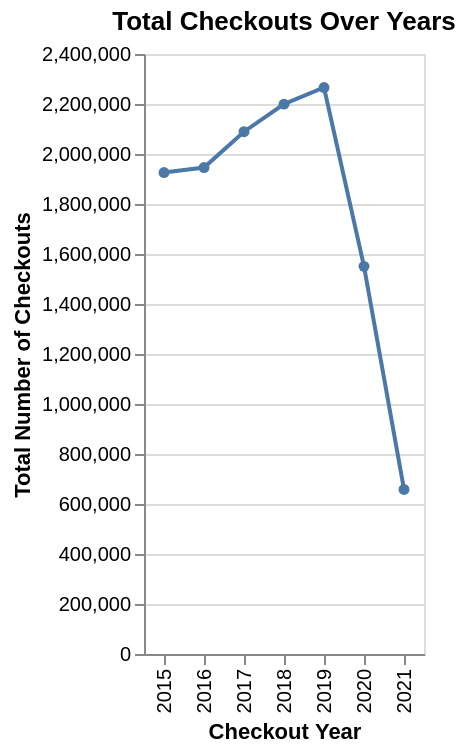

The cell this chart's notebook holds for it:
### Code cell
import altair as alt

# Visualization 1: Line chart for total checkouts per year
# Aggregate data to get total checkouts for each year
annual_checkouts = seattle_df.groupby('CheckoutYear')['Checkouts'].sum().reset_index()

chart_line = alt.Chart(annual_checkouts).mark_line(point=True).encode(
    x=alt.X('CheckoutYear:O', title='Checkout Year'),
    y=alt.Y('Checkouts', title='Total Number of Checkouts'), # Added y-axis label for clarity
    tooltip=['CheckoutYear', 'Checkouts']
).properties(
    title='Total Checkouts Over Years'
).interactive() # Added .interactive() for panning and zooming

chart_line

### Figure 1 — Vega-Lite specification as saved in the notebook (floating-point values rounded to 4 significant figures)
{"config": {"view": {"continuousWidth": 300, "continuousHeight": 300}}, "data": {"name": "data-954638e066a848f3a22a2767f9c7bbe9"}, "mark": {"type": "line", "point": true}, "encoding": {"tooltip": [{"field": "CheckoutYear", "type": "quantitative"}, {"field": "Checkouts", "type": "quantitative"}], "x": {"field": "CheckoutYear", "title": "Checkout Year", "type": "ordinal"}, "y": {"field": "Checkouts", "title": "Total Number of Checkouts", "type": "quantitative"}}, "params": [{"name": "param_1", "select": {"type": "interval", "encodings": ["x", "y"]}, "bind": "scales"}], "title": "Total Checkouts Over Years", "$schema": "https://vega.github.io/schema/vega-lite/v5.20.1.json", "datasets": {"data-954638e066a848f3a22a2767f9c7bbe9": [{"CheckoutYear": 2015, "Checkouts": 1925684}, {"CheckoutYear": 2016, "Checkouts": 1945922}, {"CheckoutYear": 2017, "Checkouts": 2089190}, {"CheckoutYear": 2018, "Checkouts": 2199462}, {"CheckoutYear": 2019, "Checkouts": 2265956}, {"CheckoutYear": 2020, "Checkouts": 1550545}, {"CheckoutYear": 2021, "Checkouts": 658327}]}}
